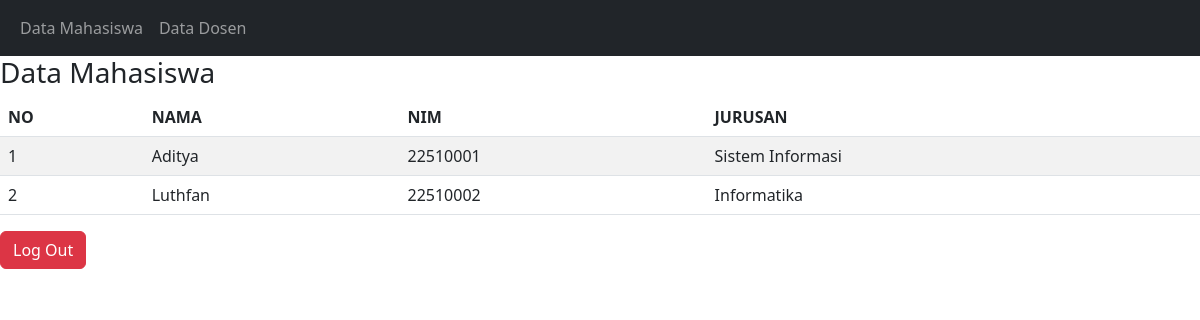
/datamahasiswa_petugas.php (signed in), run on the app's committed database.
### tables this page shows
CREATE TABLE `tb_mahasiswa` (
  `id_mahasiswa` int(11) NOT NULL,
  `nama` varchar(40) NOT NULL,
  `nim` int(11) NOT NULL,
  `alamat` varchar(60) NOT NULL,
  `username` varchar(15) NOT NULL,
  `password` varchar(40) NOT NULL,
  `id_jurusan` int(11) NOT NULL
);

CREATE TABLE `tb_jurusan` (
  `id_jurusan` int(11) NOT NULL,
  `nama_jurusan` varchar(40) NOT NULL
);

### datamahasiswa_petugas.php (the view, shortened to what this page needs)
<?php
include "css.php";
include "navbar_petugas.php";
?>
<!DOCTYPE html>
<html>
<head>
</head>
<body>
	<h3>Data Mahasiswa</h3>
	<table class="table table-hover table-striped">
		<thead>
		<tr>
			<th>NO</th>
			<th>NAMA</th>
			<th>NIM</th>
			<th>JURUSAN</th>
		</tr>
		</thead>
		<tbody>
			<?php
				include "koneksi.php";
				$qry_mahasiswa=mysqli_query($koneksi, "select * from tb_mahasiswa join tb_jurusan on tb_jurusan.id_jurusan = tb_mahasiswa.id_jurusan");
				$no=0;
				while($data_mahasiswa=mysqli_fetch_array($qry_mahasiswa)){
				$no++; ?>
				<tr>
					<td><?=$no?></td>
					<td><?=$data_mahasiswa['nama']?></td>
					<td><?=$data_mahasiswa['nim']?></td>
					<td><?=$data_mahasiswa['nama_jurusan']?></td>
				</tr>
				<?php
				}
				?>
		</tbody>
	</table>
     <a href="logout.php" class="btn btn-danger">Log Out</a><br>
</body>
</html>

### data on the page
tb_mahasiswa: nama "Aditya", nim "22510001", id_jurusan.nama_jurusan "Sistem Informasi"
tb_mahasiswa: nama "Luthfan", nim "22510002", id_jurusan.nama_jurusan "Informatika"
